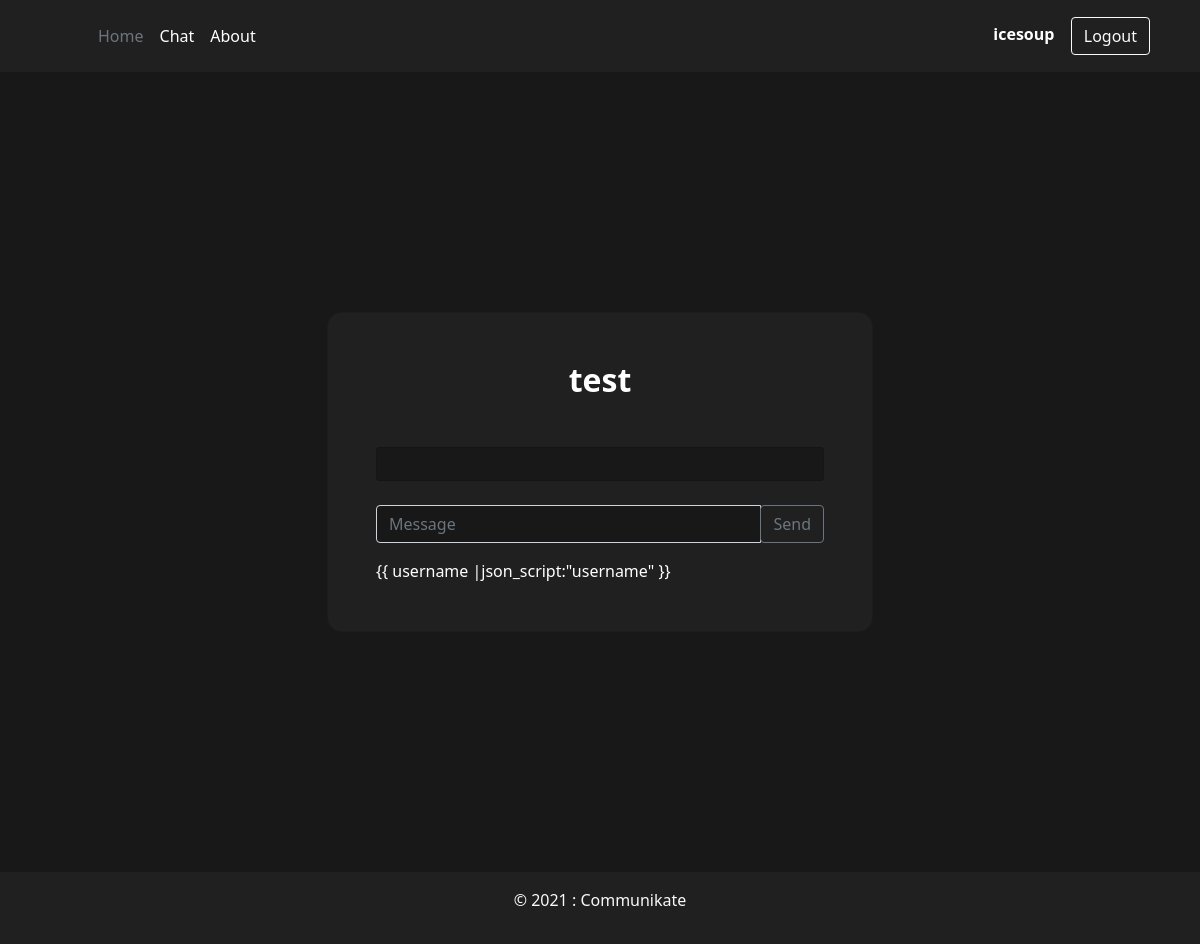
The page /chat/test/ (signed in) on the database as committed earlier.
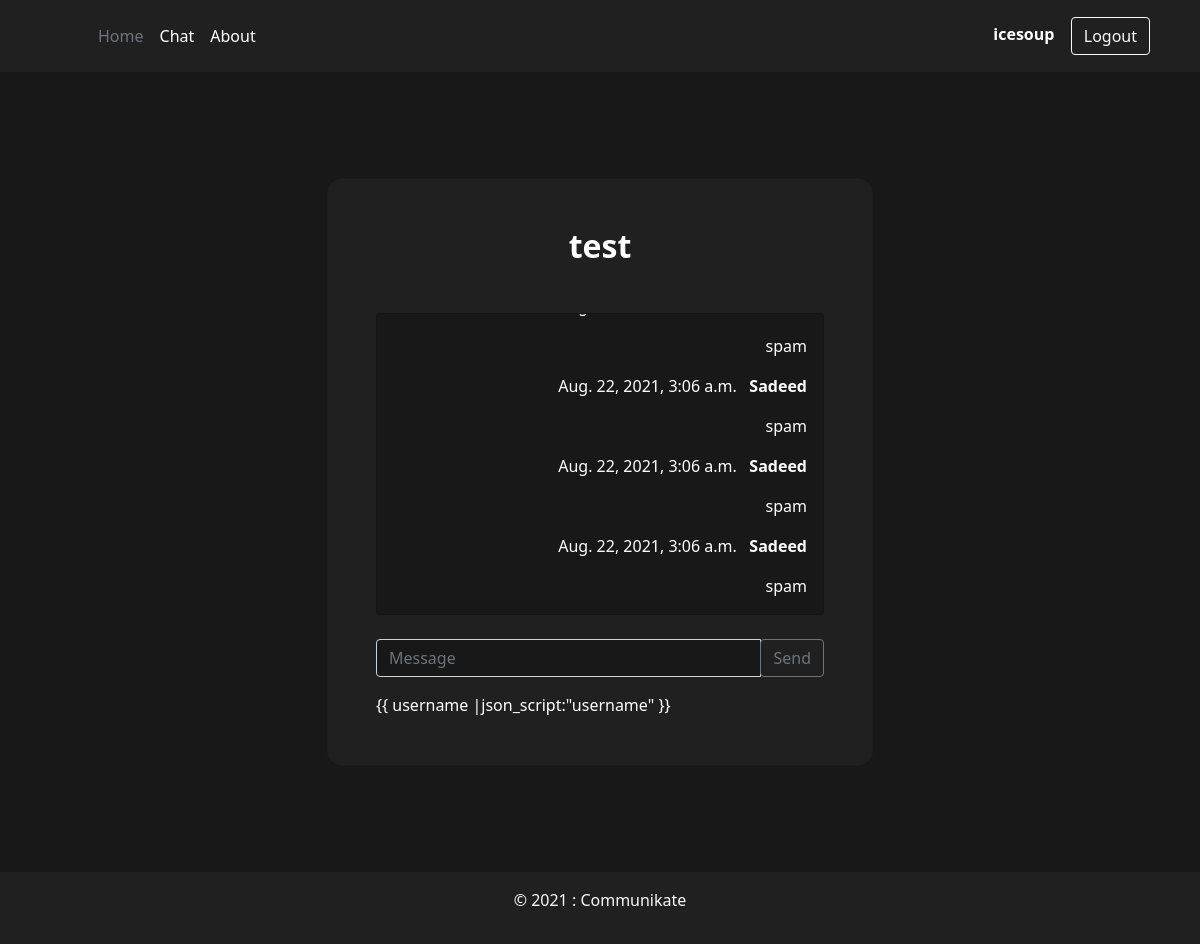
The same page on the database as committed later.
### chat/models.py (models this page shows, shortened)
class ChatMessage(models.Model):
    msgContent = models.TextField(unique=False, blank=False)
    msgTimestamp = models.DateTimeField(auto_now_add=True)
    user = models.CharField(max_length=255)
    chatRoom = models.CharField(max_length=255)
    class Meta:
        ordering = ('msgTimestamp',)

### chat/views.py (the view)
# urls.py: path('<str:room_name>/', RoomView.as_view(), name='room'),
class RoomView(View):
    def get(self, request, room_name):
        if request.user.is_authenticated:
            username = request.user.get_username()
            messages = ChatMessage.objects.filter(chatRoom=room_name)
            return render(request, 'chat/room.html', {'room_name': room_name, 'username': username, 'messages':messages})
        else:
            return HttpResponseRedirect('/accounts/login')

### chat/templates/chat/room.html (shortened to what this page needs)
{% extends 'base.html' %} {% block content %}
<div class="mask d-flex align-items-center min-vh-100 max-vh-100">
  <div class="container h-100">
    <div class="row d-flex justify-content-center align-items-center h-100">
      <div class="col-12 col-md-9 col-lg-7 col-xl-6">
        <div
          class="card"
          style="border-radius: 15px; background-color: #202020"
        >
          <div class="card-body p-5" style="color: #ffffff">
            <h2 class="text-center mb-5" style="color: #ffffff">
              <b>{{ room_name }}</b>
            </h2>
            <div class="card" style="color: #ffffff; background-color: #181818">
              <div
                class="card-body min-vh-10"
                id="chat-log"
                style="max-height: 300px; overflow-y: scroll"
              >
                {% for m in messages %} {% if m.user == user.username %}
                <p class="card-text text-left">
                  <b>{{ m.user }}</b> &nbsp {{ m.msgTimestamp }}
                </p>
                <p>{{ m.msgContent }}</p>
                {% else %}
                <p class="card-text text-end">
                  {{ m.msgTimestamp }} &nbsp <b>{{ m.user }}</b>
                </p>
                <p class="card-text text-end">{{ m.msgContent }}</p>
                {% endif %} {% endfor %}
              </div>
            </div>
            <br />
            <div class="input-group mb-3">
              <input
                type="text"
                class="form-control"
                placeholder="Message"
                aria-label="Message"
                aria-describedby="basic-addon2"
                id="chat-message-input"
                style="color: #ffffff; background-color: #181818"
              />
              <div class="input-group-append">
                <button
                  id="chat-message-submit"
                  class="btn btn-outline-secondary"
                  type="button"
                >
                  Send
                </button>
              </div>
            </div>
            {{ room_name |json_script:"room-name" }} {{ username
            |json_script:"username" }} {{ timestamp |json_script:"timestamp" }}
          </div>
        </div>
      </div>
    </div>
  </div>
</div>
{% endblock %}

### templates/base.html (shortened to what this page needs)
<!DOCTYPE html>
<html lang="en">
  <head>
    <link
      href="https://cdn.jsdelivr.net/npm/bootstrap@5.1.0/dist/css/bootstrap.min.css"
      rel="stylesheet"
    />
  </head>
  <body>
    {% include 'snippets/header.html' %}
    <div class="main">
      {% block content %}
      {% endblock content %}
    </div>
    {% include 'snippets/footer.html' %}
  </body>
</html>

### templates/snippets/header.html (shortened to what this page needs)
<header class="p-3 text-white" style="background-color: #202020">
  <div class="container">
    <div class="d-flex flex-wrap align-items-center justify-content-center justify-content-lg-start">
      <a href="/" class="d-flex align-items-center mb-2 mb-lg-0 text-white text-decoration-none">
        <svg class="bi me-2" width="40" height="32" role="img" aria-label="Bootstrap"><use xlink:href="#bootstrap"/></svg>
      </a>
      <ul class="nav col-12 col-lg-auto me-lg-auto mb-2 justify-content-center mb-md-0">
        <li><a href="/" class="nav-link px-2 text-secondary">Home</a></li>
        <li><a href="/chat" class="nav-link px-2 text-white">Chat</a></li>
        <li><a href="/about" class="nav-link px-2 text-white">About</a></li>
      </ul>
      <div class="text-end">
        {% if user.is_authenticated %}
        <b>{{ user.username }}</b> &ensp;
        <a role="button" href="/accounts/logout" class="btn btn-outline-light me-2">Logout</a>
        {% else %}
        <a role="button" href='/accounts/login' class="btn btn-outline-light me-2">Login</a>
        <a role="button" href='/register' class="btn btn-outline-light me-2">Register</a>
        {% endif %}
      </div>
    </div>
  </div>
</header>

### templates/snippets/footer.html
<footer class="bg-light text-center text-lg-start">
	<div class="text-center p-3" style="background-color: #202020">
	  <p class="text-light">© 2021 : Communikate</p>
	</div>
  </footer>

### templates/snippets/base_css.html (style rules this page uses)
body { background-color: #181818; }
:root { --main-background-color: #181818; --dark-background-color: #202020; --secondary-text-color: #AAAAAA; --light-primary-text-color: #FFFFFF; }

### templates/base.html (style rules this page uses)
.main { min-height: 100vh; height: 100%; }

Rows that differ between the two databases and show on the page:
added ChatMessage: msgContent "spam"
added ChatMessage: msgTimestamp "Aug. 22, 2021, 3:06 a.m.", user "Sadeed", msgContent "spam"
added ChatMessage: msgTimestamp "Aug. 22, 2021, 3:06 a.m.", user "Sadeed", msgContent "spam"
added ChatMessage: msgTimestamp "Aug. 22, 2021, 3:06 a.m.", user "Sadeed", msgContent "spam"
